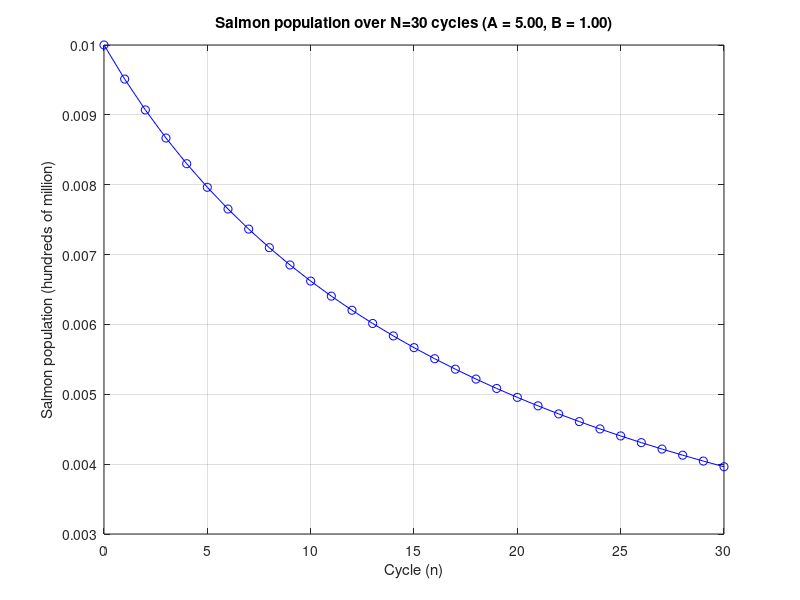
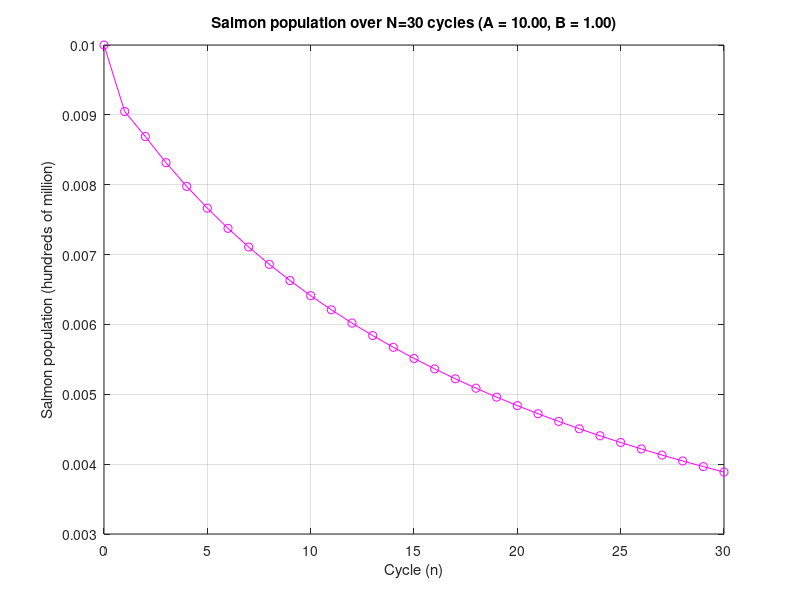
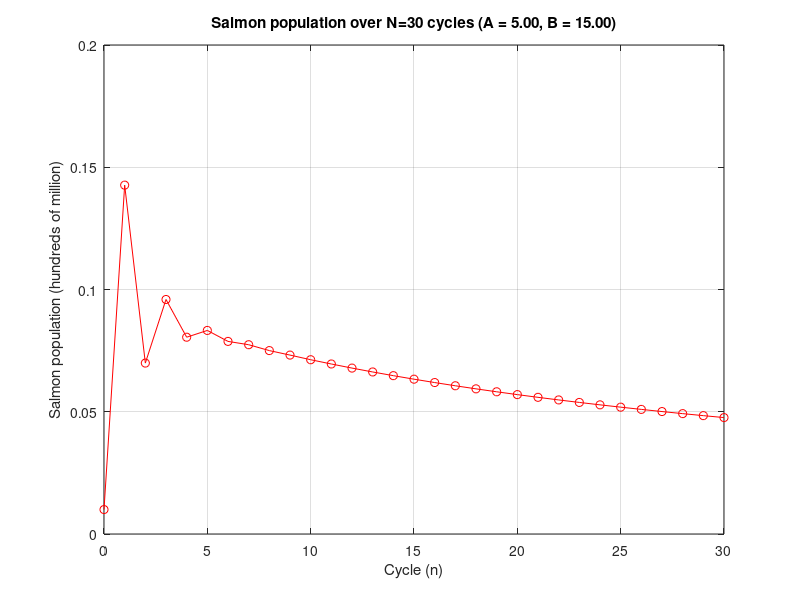
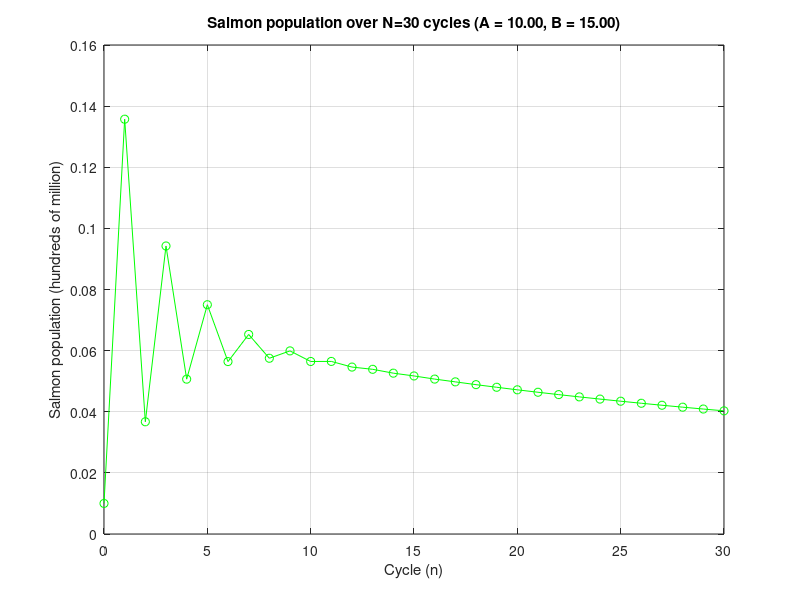

The MATLAB source for these figures, in order:
clear; clc; close all;

% 1 < alpha * (t_e - t_0) < 10

% Ranges to test
% alpha * (t_e - t_0) = 1.5
% alpha * (t_e - t_0) = 3
% alpha * (t_e - t_0) = 5
% alpha * (t_e - t_0) = 7
% alpha * (t_e - t_0) = 9

% Proportionality constant
% - larvae decay due to cannabilism
% alpha = 1.5;
alpha = 7;
t_0 = 0.0
t_e = 1.0;


% 3 < beta * gamma < 20

% Ranges to test
% beta * gamma = 4
% beta * gamma = 6
% beta * gamma = 8
% beta * gamma = 10
% beta * gamma = 12
% beta * gamma = 14
% beta * gamma = 16
% beta * gamma = 18

% Proportionality constant for y(n)
% - reproduction rate
beta = 2.0;
% beta = 18.0;

% Proportionality constant 
% - survival ratio of mature larvae
gamma = 1;
gamma1 = 1.5;
gamma2 = 0.5;

% Fixed point calculation
x_star = log(gamma * beta) / alpha * (t_e - t_0)

% Simulation over N cycles

% Initial salmon population of 1 hundred million
x_0 = 0.01;


% N - number of cycles
N = 30;

% Result array - initially all 0
% Low A, Low B
x = zeros(N, 1);
% High A, Low B
x1 = zeros(N, 1);
% Low A, High B
x2 = zeros(N, 1);
% High A, High B
x3 = zeros(N, 1);

% Init initial result for 1st cycle
x(1) = x_0;
x1(1) = x_0;
x2(1) = x_0;
x3(1) = x_0;

A_low = 5;
B_low = 1;
A_mid = 5;
B_mid = 2;
A_high = 10;
B_high = 15;

for n=1: N
    x(n+1) = B_low * x(n) * exp(x(n) * -A_low);
    x1(n+1) = B_low * x(n) * exp(x1(n) * -A_high);
    x2(n+1) = B_high * x(n) * exp(x2(n) * -A_low);
    x3(n+1) = B_high * x(n) * exp(x3(n) * -A_high);
end


% Plot all x_n for range 1:N
figure;
plot(0: N, x, 'bo-');
xlabel("Cycle (n)");
ylabel("Salmon population (hundreds of million)");
grid("on");
title(sprintf("Salmon population over N=%d cycles (A = %.2f, B = %.2f)",N ,A_low, B_low));

% Plot all x_n for range 1:N
figure;
plot(0: N, x1, 'mo-');
xlabel("Cycle (n)");
ylabel("Salmon population (hundreds of million)");
grid("on");
title(sprintf("Salmon population over N=%d cycles (A = %.2f, B = %.2f)",N ,A_high, B_low));

% % Plot all x_n for range 1:N
figure;
plot(0: N, x2, 'ro-');
xlabel("Cycle (n)");
ylabel("Salmon population (hundreds of million)");
grid("on");
title(sprintf("Salmon population over N=%d cycles (A = %.2f, B = %.2f)",N ,A_low, B_high));

figure;
plot(0: N, x3, 'go-');
xlabel("Cycle (n)");
ylabel("Salmon population (hundreds of million)");
grid("on");
title(sprintf("Salmon population over N=%d cycles (A = %.2f, B = %.2f)",N ,A_high, B_high));
